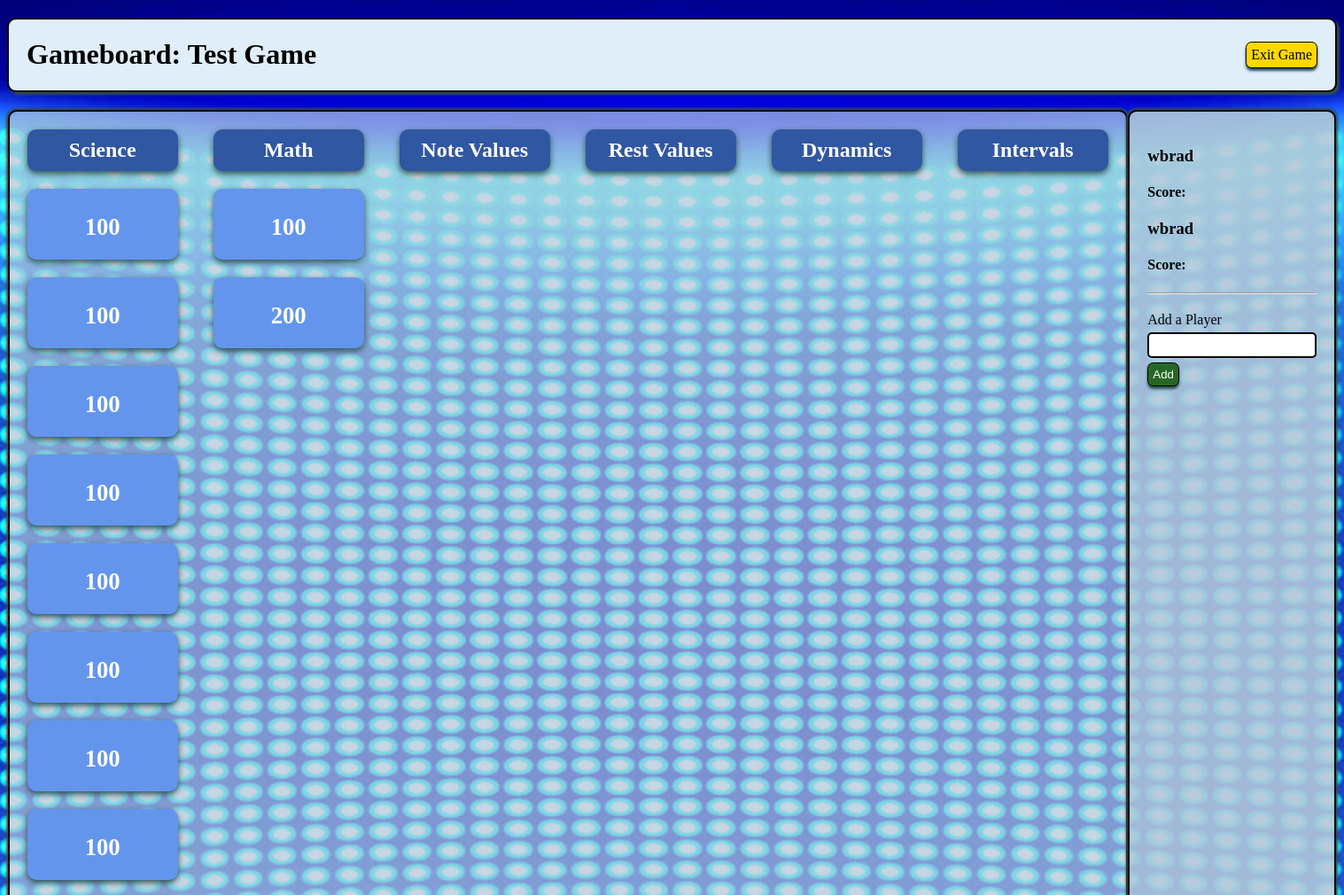
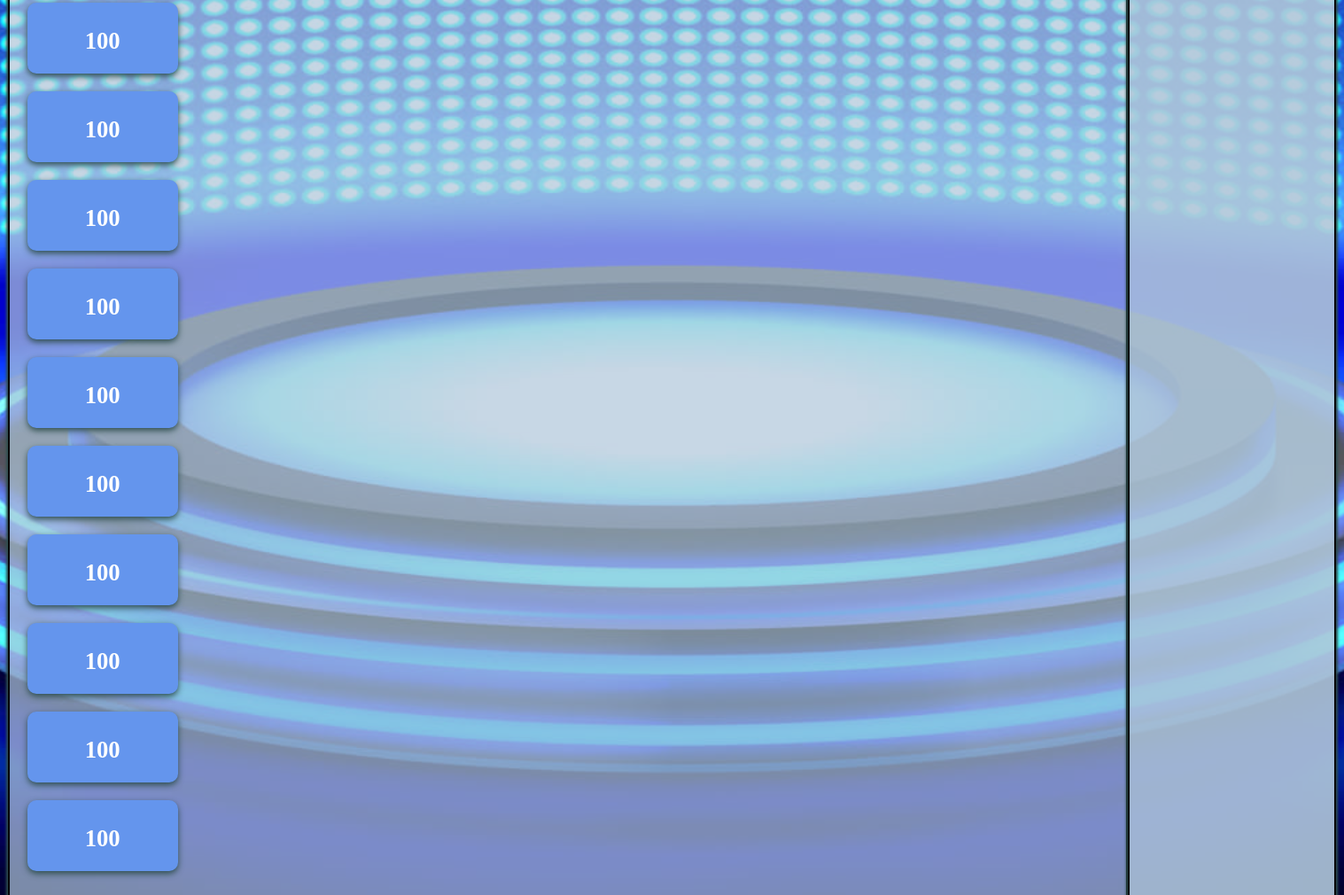
Screenshot of /games/play/1 (signed in) with the database file from the repository (2 pictures, top to bottom).
### gameboard_app/models.py (models this page shows, shortened)
class Game(models.Model):
    title = models.CharField(max_length=255)
    is_active = models.BooleanField(default=False)
    creator = models.ForeignKey(User, related_name='gameboards', on_delete=models.CASCADE, default=1)
    created_at = models.DateTimeField(auto_now_add=True)
    updated_at = models.DateTimeField(auto_now=True)
    @classmethod
    def get_by_id(cls, id):
        return cls.objects.get(id=id)
    @classmethod
    def update_activity(cls, data):
        game = cls.objects.get(id=data['id'])
        game.is_active = data['is_active']
        game.save()
        return game

class Category(models.Model):
    name = models.CharField(max_length=255)
    game_assigned = models.ForeignKey(Game, related_name="categories_avail", on_delete = models.CASCADE, default=1)
    created_at = models.DateTimeField(auto_now_add=True)
    updated_at = models.DateTimeField(auto_now=True)

class Question(models.Model):
    question = models.TextField()
    file = models.FileField(upload_to='question_files/', null=True, blank=True, default='')
    pic = models.ImageField(upload_to='question_images/', null=True, blank=True, default='')
    answer = models.CharField(max_length=255)
    points = models.IntegerField(default=100)
    played = models.BooleanField(default=False)
    category_assigned = models.ForeignKey(Category, related_name="question_list", on_delete = models.CASCADE, default=1)
    created_at = models.DateTimeField(auto_now_add=True)
    updated_at = models.DateTimeField(auto_now=True)

### gameboard_app/views.py (the view)
# urls.py: path('play/<int:game_id>', views.play_gameboard, name='play'),
def play_gameboard(request, game_id):
    if 'user_id' not in request.session:
        return redirect('/')
    game = Game.get_by_id(game_id)
    categories = game.categories_avail.all()
    game_over = True
    if not game.is_active:
        game.update_activity({'id': game_id, 'is_active': True})
    for category in categories:
        if category.question_list.filter(played=False):
            game_over = False
    context = {
        'game': game,
        'categories': categories,
        'game_over': game_over
    }
    return render(request, 'gameboard.html', context)

### gameboard_app/templates/gameboard.html (shortened to what this page needs)
<!DOCTYPE html>
<html lang="en">
<head>
    {% load static %}
    <link rel="stylesheet" href="{% static 'css/style.css' %}">
</head>
<body>
    <div class="game_wrapper">
        <div class="nav_bar">
            <h1>Gameboard: {{ game.title }}</h1>
            <a class="back" href="{% url 'main_select' %}">Exit Game</a>
        </div>
        <div style="display: flex; justify-content: space-evenly;">
            <div class="play_box">
                {% for category in categories %}
                    <div class="cat_box">
                        <h2 class="cat_title">{{ category.name }}</h2>
                        {% for question in category.question_list.all|dictsort:"points" %}
                            {% if not question.played %}
                                <div class="ques_box">
                                    <h3><a class="q_link" href="{% url 'show_ques' question.id %}">{{ question.points }}</a></h3>
                                </div>
                            {% else %}
                                <div class="played">
                                    <h3><p class="played_text">{{ question.points }}</p></h3>
                                </div>
                            {% endif %}
                        {% endfor %}
                    </div>
                {% endfor %}
            </div>
            <div class="player_box">
                {% if 'player_1' in request.session and 'player_2' in request.session %}
                    <h3>{{ request.session.player_1 }}</h3>
                    <h4>Score: {{ request.session.score_1 }}</h4>
                    <h3>{{ request.session.player_2 }}</h3>
                    <h4>Score: {{ request.session.score_2 }}</h4>
                {% elif 'player_1' in request.session %}
                    <h3>{{ request.session.player_1 }}</h3>
                    <h4>Score: {{ request.session.score_1 }}</h4>
                {% else %}
                    <h3>[Need a Player]</h3>
                    <h4>Score: </h4>
                {% endif %}
                <hr style="margin-bottom: 20px;">
                <form action="{% url 'add_player' %}" method="post">
                    <label for="player_name">Add a Player</label>
                    <p><input class="input" type="text" name="player_name"></p>
                    <p><input class="add" type="submit" value="Add"></p>
                </form>
            </div>
        </div>
    </div>
</body>
</html>

### gameboard_app/static/css/style.css (style rules this page uses)
body { background-image: url("../images/game-show-background-opt1.jpg"); background-position: center; background-size: cover; }
.game_wrapper { width: auto; }
.nav_bar { display: flex; justify-content: space-between; align-items: center; margin: 20px 0px; padding: 0px 20px; border: 2px solid black; border-radius: 10px; background-color:rgb(224, 238, 249); box-shadow: 3px 3px 3px darkslategray; }
.back, .delete, .q_edit, .q_delete, .play, .add { text-decoration: none; border: 1px solid black; border-radius: 5pt; box-shadow: 0px 3px 3px darkslategray; background-color: gold; color: black; padding: 5px; cursor: pointer; }
.add { background-color: rgb(38, 103, 38); color: white; }
p { margin: 5px 0px; }
.play_box, .player_box { display: flex; justify-content: space-evenly; border: 2px solid black; background-color: rgb(176, 199, 218, 0.7); border-radius: 10px; box-shadow: 0px 0px 3px 2px darkslategray; }
.player_box { display: block; padding: 20px; background-color: rgb(176, 199, 218, 0.9); }
.cat_box { padding: 0px 20px 20px; }
.cat_title, .ques_box, .played { padding: 10px; text-align: center; width: 150px; border-radius: 10px; background-color:rgb(48, 87, 161); color: white; box-shadow: 0px 3px 7px darkslategray; }
.ques_box, .played { height: 60px; margin: auto; margin-bottom: 20px; background-color: cornflowerblue; }
.input { border: 2px solid black; border-radius: 5px; padding: 5px; }
.q_link, .played_text { text-decoration: none; color: white; font-size: 20pt; }

### rows the page displays
Game: title "Test Game"
Category: name "Science"
Question: points "100"
Question: points "100"
Question: points "100"
Question: points "100"
Question: points "100"
Question: points "100"
Question: points "100"
Question: points "100"
Question: points "100"
Question: points "100"
Question: points "100"
Question: points "100"
Question: points "100"
Question: points "100"
Question: points "100"
Question: points "100"
Question: points "100"
Question: points "100"
Category: name "Math"
Question: points "100"
Question: points "200"
Category: name "Note Values"
Category: name "Rest Values"
Category: name "Dynamics"
Category: name "Intervals"

### other values shown
{{ request.session.player_1 }} "wbrad"
{{ request.session.player_2 }} "wbrad"
